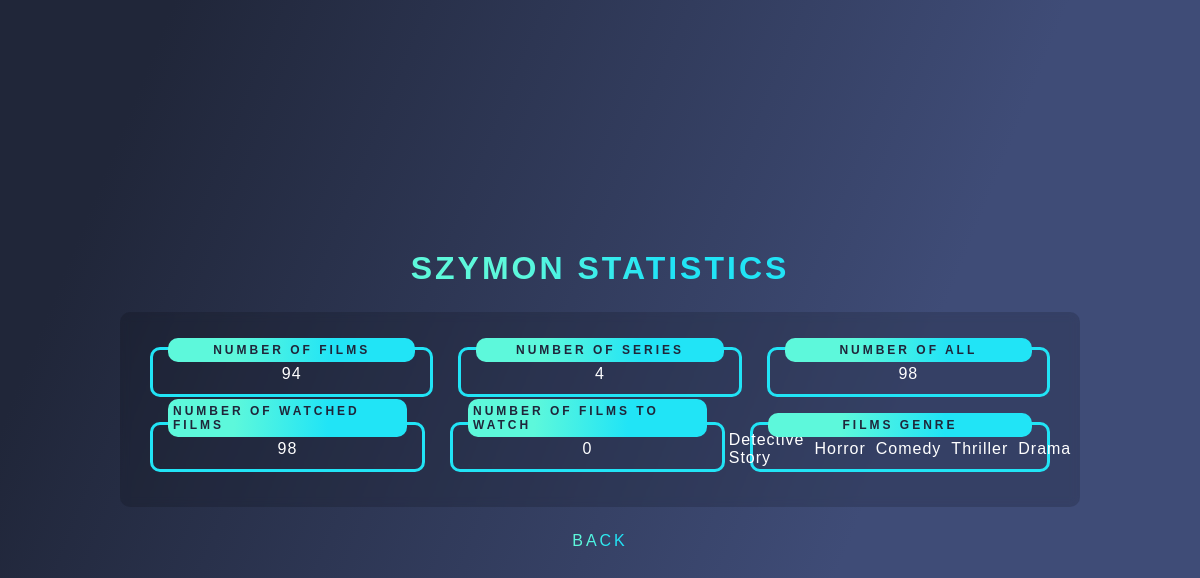
The app's page /statistics (signed in) with its own data.
### application/model.py (models this page shows, shortened)
class Users(db.Model, UserMixin):
    id = db.Column(db.Integer, primary_key=True)
    login = db.Column(db.String(200), nullable=False, unique=True)
    password = db.Column(db.String(50), nullable=False, unique=True)
    mail = db.Column(db.String(200), nullable=False, unique=True)

class Films(db.Model):
    id = db.Column(db.Integer, primary_key=True)
    title = db.Column(db.String(200), nullable=False)
    film_genre = db.Column(db.String(100), nullable=False)
    type = db.Column(db.String(100), nullable=False)

### application/routes/film_page.py (the view)
@app.route('/statistics')
def statistics():
    try:
        user_id = current_user.id
    except:
        logout_user()
        return redirect('/')
    film_genre_list = list(set([Films.query.filter_by(id=film.id_film).first().film_genre for film in Films_Users.query.filter_by(id_user=user_id).all() ]))
    number_of_films = 0
    number_of_series = 0
    for film in Films_Users.query.filter_by(id_user = user_id).all():
        type = Films.query.filter_by(id=film.id_film).first().type.lower()
        if type == 'film': number_of_films += 1
        else: number_of_series += 1
    return render_template('statistics.html', id=user_id, Users=Users, Films=Films, Films_Users=Films_Users, film_genre_list=film_genre_list, number_of_films=number_of_films, number_of_series=number_of_series, number_of_all=number_of_films+number_of_series)

### application/__init__.py (called while the page is built)
@login_manager.user_loader
def load_user(id):
    return Users.query.get(int(id))

### application/templates/statistics.html (shortened to what this page needs)
{% extends 'base.html' %}
{% block head %}
    <link rel="stylesheet" href="{{ url_for('static', filename='css/statistics.css') }}">
    <link rel="stylesheet" href="{{ url_for('static', filename='css/root.css') }}">
{% endblock %}
{% block body %}
    <h1>{{ Users.query.filter_by(id=id).first().login }} Statistics</h1>
    <div id="container">
        <div class="statistic_box">
            <div id="number_of_films">
                <p>Number of films</p>
                <p>{{ number_of_films }}</p>
            </div>
            <div id="number_of_series">
                <p>Number of series</p>
                <p>{{ number_of_series }}</p>
            </div>
            <div id="number_of_all">
                <p>Number of all</p>
                <p>{{ number_of_all }}</p>
            </div>
        </div>
        <div class="statistic_box">
            <div id="number_of_films_watched">
                <p>Number of watched films</p>
                <p>{{ Films_Users.query.filter_by(id_user=id, status="Watched").count() }}</p>
            </div>
            <div id="number_of_films_to_watch">
                <p>Number of films to watch</p>
                <p>{{ Films_Users.query.filter_by(id_user=id, status="To watch").count() }}</p>
            </div>
            <div id="films_genre">
                <p>Films genre</p>
                {% for film_genre in film_genre_list %}
                    <p>{{ film_genre }}</p>
                {% endfor %}
            </div>
        </div>
        </div>
    <a href="/film">Back</a>
{% endblock %}

### application/static/css/statistics.css (style rules this page uses)
* { margin: 0; padding: 0; box-sizing: border-box; }
body { width: 100vw; height: 100vh; display: flex; align-items: center; justify-content: center; flex-direction: column; font-family: sans-serif; gap: 25px; background: var(--background); }
h1, a { letter-spacing: 3px; text-transform: uppercase; background: var(--film-background); background-clip: text; -webkit-text-fill-color: transparent; transition: var(--transition-time); }
#container { width: 80vw; border-radius: var(--border-radius); background-color: rgba(0, 0, 0, 0.15); backdrop-filter: blur(5px) !important; display: flex; flex-direction: column; align-items: center; justify-content: center; gap: var(--major-gap); padding: 35px; }
.statistic_box { display: flex; align-items: center; justify-content: center; width: 75vw; flex-direction: row; gap: var(--major-gap); }
#number_of_films, #number_of_series, #number_of_all, #number_of_films_watched, #number_of_films_to_watch, #films_genre { padding: 20px; border: 3px solid rgb(33, 228, 246); border-radius: var(--border-radius); width: calc(75vw / 3); height: 50px; position: relative; display: flex; justify-content: center; align-items: center; gap: 10px; }
#number_of_films p:first-child, #number_of_series p:first-child, #number_of_all p:first-child, #number_of_films_watched p:first-child, #number_of_films_to_watch p:first-child, #films_genre p:first-child { font-size: var(--medium-font-size); text-transform: uppercase; letter-spacing: 3px; border-radius: var(--border-radius); color: #1F263A; background: var(--film-background); padding: 5px; position: absolute; left: 15px; bottom: 32.5px; width: calc(100% - 30px); display: flex; justify-content: center; font-weight: bold; transition: var(--transition-time) ease; }
#number_of_films p:last-child, #number_of_series p:last-child, #number_of_all p:last-child, #number_of_films_watched p:last-child, #number_of_films_to_watch p:last-child, #films_genre p:not(:first-child) { color: var(--light-color); letter-spacing: 1px; text-transform: capitalize; margin-top: 4px; }

### application/static/css/root.css (style rules this page uses)
:root { --background: linear-gradient(112.1deg, rgb(32, 38, 57) 11.4%, rgb(63, 76, 119) 70.2%); --input-button-width: 220px; --input-button-height: 40px; --border-radius: 10px; --light-color: white; --transition-time: 0.5s; --major-gap: 25px; --large-font-size: 18px; --medium-font-size: 12px; --sign-in-background: linear-gradient(68.6deg, rgb(252, 165, 241) 1.8%, rgb(181, 255, 255) 100.5%); --sign-up-background: linear-gradient(68.6deg, #cd87f5 0%, #fb8bd5 100%); --film-background: linear-gradient(91.9deg, rgb(93, 248, 219) 27.8%, rgb(33, 228, 246) 67%); --information-background: linear-gradient(120deg, #e0c3fc 0%, #8ec5fc 100%); }

### records on screen
Users: query.filter_by "SZYMON"
Films: film_genre "Detective Story"
Films: film_genre "Horror"
Films: film_genre "Comedy"
Films: film_genre "Thriller"
Films: film_genre "Drama"

### other values on screen
{{ number_of_films }} "94"
{{ number_of_series }} "4"
{{ number_of_all }} "98"
{{ Films_Users.query.filter_by(id_user=id, status="Watched").count() }} "98"
{{ Films_Users.query.filter_by(id_user=id, status="To watch").count() }} "0"
